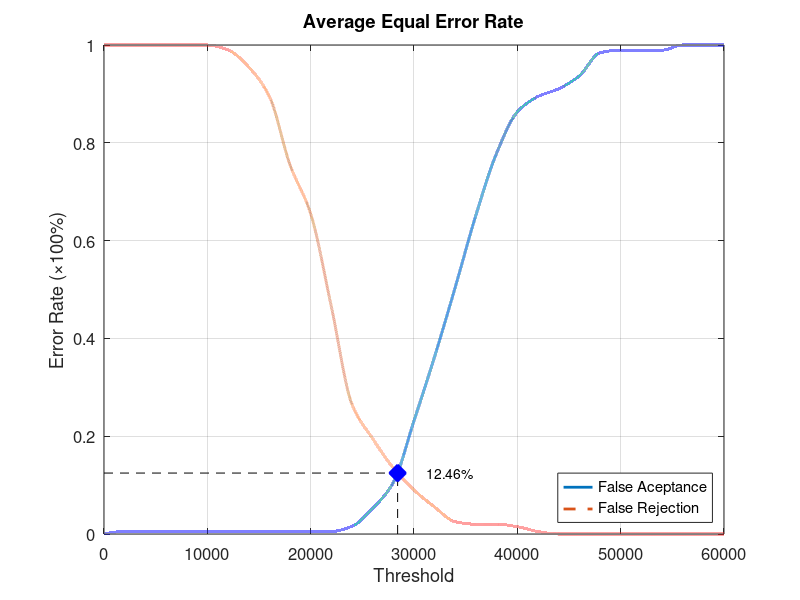
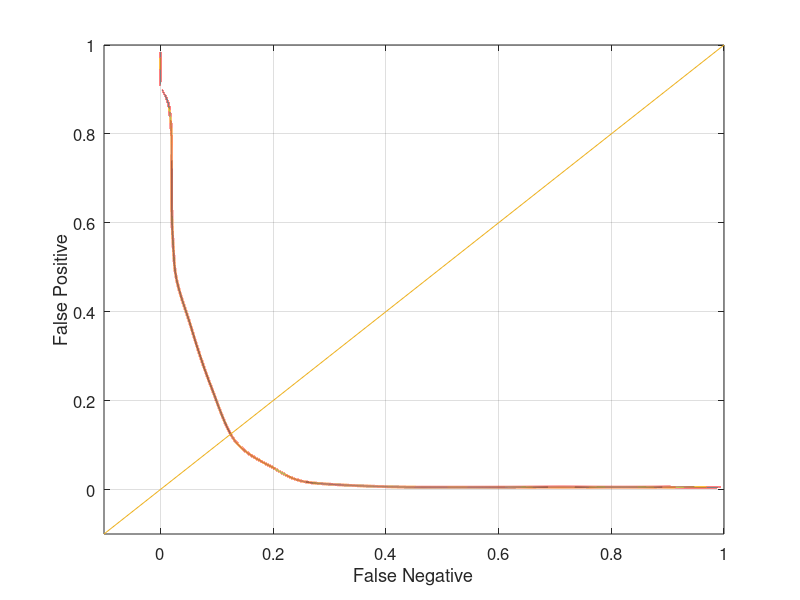

MATLAB code for these plots, in order:
function yEER = Database1_1
close all;
clear;
clc;
x = 0:2000:60000;
xq = 0:0.5:60000;

y0 = [0 0.00526316 0.00526316 0.00526316 0.00526316 0.00526316 0.00526316 0.00526316 0.00526316 0.00526316 0.00526316 0.00526316 0.0157895 0.0526316 0.105263 0.231579 0.363158 0.505263 0.652632 0.778947 0.863158 0.894737 0.910526 0.936842 0.984211 0.989474 0.989474 0.989474 1 1 1];
yy0 = interp1(x, y0, xq, 'pchip');
y1 = [1 1 1 1 1 1 0.99 0.955 0.895 0.755 0.655 0.465 0.265 0.195 0.135 0.09 0.055 0.025 0.02 0.02 0.015 0.005 0 0 0 0 0 0 0 0 0];
yy1 = interp1(x, y1, xq, 'pchip');

% Calculating EER: 
y2 = abs(y0 - y1);
find(y2 == min(y2))
yy2 = abs(yy0 - yy1);
xEER = find(yy2 == min(yy2));
xEERIndex = xq(xEER) % X-axis EER
yEER = yy0(xEER) % Y-axis EER

main = figure
plot(xq, yy0,'-','LineWidth', 2);	hold on
plot(xq, yy1,'--','LineWidth', 2);	hold on
plot([xEERIndex xEERIndex], [0 yEER], 'k--');	hold on
plot([0 xEERIndex], [yEER yEER], 'k--');	hold on
plot(xEERIndex, yEER, 'bx', 'LineWidth', 10);	hold on
text(xEERIndex + 10 * xEERIndex / 100, yEER, [num2str(round((10000 * yEER)) / 100) '%'])
legend('False Aceptance', 'False Rejection', 'Location', 'SouthEast')
xlabel('Threshold')
ylabel('Error Rate (\times100%)')
title('Average Equal Error Rate')
set(gca, 'FontSize', 12)
axis([0 60000 0 1])
grid on

print(main, 'Database1_1Main', '-dpng');
FNRxFPR = figure('Color', [1 1 1]);
plot(yy1, yy0, '-', yy1, yy0, 'LineWidth', 2);
hold on
y = -0.1:0.1:1
plot(y, y); 
set(gca, 'FontSize', 12)
xlabel('False Negative')
ylabel('False Positive')
axis([-0.1 1 -0.1 1])
set(gca, 'FontSize', 12)
grid on

print(FNRxFPR, 'Database1_1FNRxFPR','-dpng');
end
